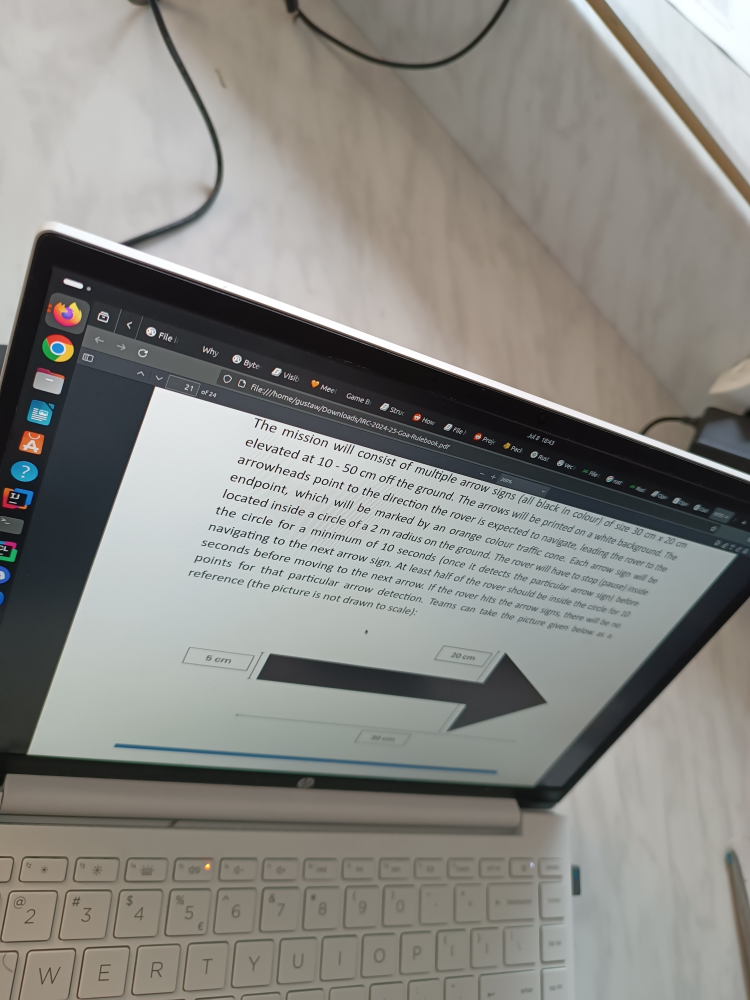
#> input picture testImages/i.jpg, 3000 x 4000 px (shown at 1/4 size)
$ python main.py
#> lines starting #> are read from the running program, lines starting #| are printed output that depends on the picture; after the words box and inside, x2 and y2 are one past the last pixel; in counts of white or black regions, pixels touching at a corner belong together; long printed decimals are rounded
import itertools
import cv2
import numpy as np


__ARROW_PATH = "testImages/i.jpg"
__ANGLE_THRESHOLD = 20000000.0 #50.0
__BOX_FIELD_THRESHOLD = 500.0
__ARROW_FIELD_THRESHOLD = 200.0
__ANGLES = [90.0, 90.0, 270.0, 60.0, 60.0, 60.0, 270.0]
__RIGHT_ANGLE = 90.0


def show_image(image):
    cv2.imshow("Image", image)
    cv2.waitKey(-1)
    cv2.destroyAllWindows()


def point_line_distance(point, line):
    px, py = point
    vx, vy, x0, y0 = line
    numerator = abs(vy * (px - x0) - vx * (py - y0))
    denominator = np.sqrt(vx**2 + vy**2)
    return numerator / denominator


def closest_point_to_line(points, line):
    closest_point = None
    min_distance = float('inf')
    for point in points:
        distance = point_line_distance(point, line)
        if distance < min_distance:
            min_distance = distance
            closest_point = point
    return closest_point


# [7 lines left out: function line_dir, not called in this run]


def find_candidates(contours):
    candidates = []
    for c in contours:
        app = cv2.approxPolyDP(c, 0.01 * cv2.arcLength(c, True), True)
        if (len(app) != 4):
            continue

        lenA = np.sqrt((app[1][0][0] - app[0][0][0]) ** 2 + (app[1][0][1] - app[0][0][1]) ** 2)
        lenB = np.sqrt((app[3][0][0] - app[2][0][0]) ** 2 + (app[3][0][1] - app[2][0][1]) ** 2)
        lenC = np.sqrt((app[2][0][0] - app[1][0][0]) ** 2 + (app[2][0][1] - app[1][0][1]) ** 2)
        maxLen = max(lenA, lenB)
        diff = abs(lenA - lenB) / maxLen
        # if diff > 0.1:
        #    continue
        if (lenB * lenC < __BOX_FIELD_THRESHOLD):
            continue
        candidates.append(c)
    return candidates


def extract_rois(image, contours):
    rois = []
    for cnt in contours:
        x, y, w, h = cv2.boundingRect(cnt)
        roi = image[y:y+h, x:x+w]  # crop the ROI
        rois.append(roi)
    return rois


def colinearity(pts, fits, points):
    pts = np.array(pts, dtype=np.float32)
    [dir_x, dir_y, point_x, point_y] = cv2.fitLine(pts, cv2.DIST_L2, 0, 0.0, 0.01)
    center = np.mean(pts, axis=0)

    total_error = 0.0
    for pt in pts:
        total_error += point_line_distance(pt, (dir_x, dir_y, point_x, point_y))[0]

    fits[abs(total_error)] = (dir_x, dir_y, point_x, point_y, tuple(center))
    points[abs(total_error)] = pts


def line_angle(p1, p2):
    dx = p2[0] - p1[0]
    dy = p2[1] - p1[1]
    angle_rad = np.arctan2(dy, dx)
    angle_deg = np.degrees(angle_rad)
    return angle_deg


def find_best_contour(contours):
    best_contour = None
    best_angle = 0.0
    for contour in contours:
        area = cv2.contourArea(contour)
        if area < __ARROW_FIELD_THRESHOLD:
            continue
        approx = cv2.approxPolyDP(contour, 0.01 * cv2.arcLength(contour, True), True)
        if len(approx) != 7:
            continue
        cv2.drawContours(arrowImage, [contour], -1, (255, 0, 0), 3)
        fixed_approx = [approx[j][0] for j in range(7)]

        fits = {}
        points = {}
        for combo in itertools.combinations(fixed_approx, 4):
            colinearity(combo, fits, points)

        min_error = min(fits.keys())
        (direction_x, direction_y, line_point_x, line_point_y, (centerx, centery)) = fits[min_error]
        approx_points = set(tuple(p) for p in fixed_approx)
        base_points = set(tuple(map(int, p)) for p in points[min_error])
        non_colinear_points = list(approx_points - base_points)

        closest_point = closest_point_to_line(non_colinear_points,
                                              (direction_x, direction_y, line_point_x, line_point_y))

        best_contour = contour
        best_size = cv2.contourArea(contour)
        best_angle = line_angle((int(centerx), int(centery)), closest_point)

    return best_contour, best_angle


def evaluate_roi(roi):
    gray = cv2.cvtColor(roi, cv2.COLOR_BGR2GRAY)
    _, thresh = cv2.threshold(gray, 100, 255, cv2.THRESH_BINARY)
    contours, _ = cv2.findContours(thresh, cv2.RETR_TREE, cv2.CHAIN_APPROX_SIMPLE)
    return find_best_contour(contours)


if __name__ == "__main__":
    arrowImage = cv2.imread(__ARROW_PATH)
#> arrowImage is the input picture: shape (4000, 3000, 3); mean B, G, R 131.1, 135.9, 136.6
    arrowImage = cv2.resize(arrowImage, (1280, 720))
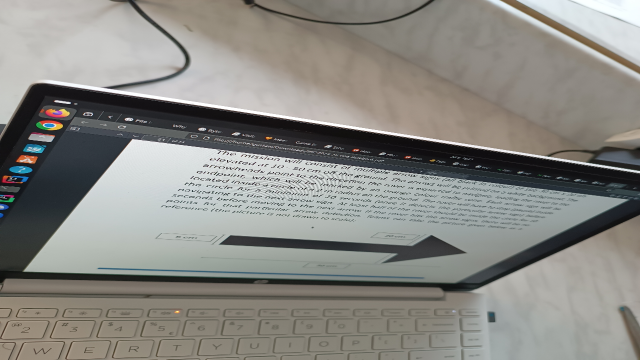
#> arrowImage: shape (720, 1280, 3) (shown at 1/2 size); mean B, G, R 131, 135.9, 136.5

    grayScaleArrow = cv2.cvtColor(arrowImage, cv2.COLOR_RGB2GRAY)
    _, threshold = cv2.threshold(grayScaleArrow, 100, 255, cv2.THRESH_BINARY)
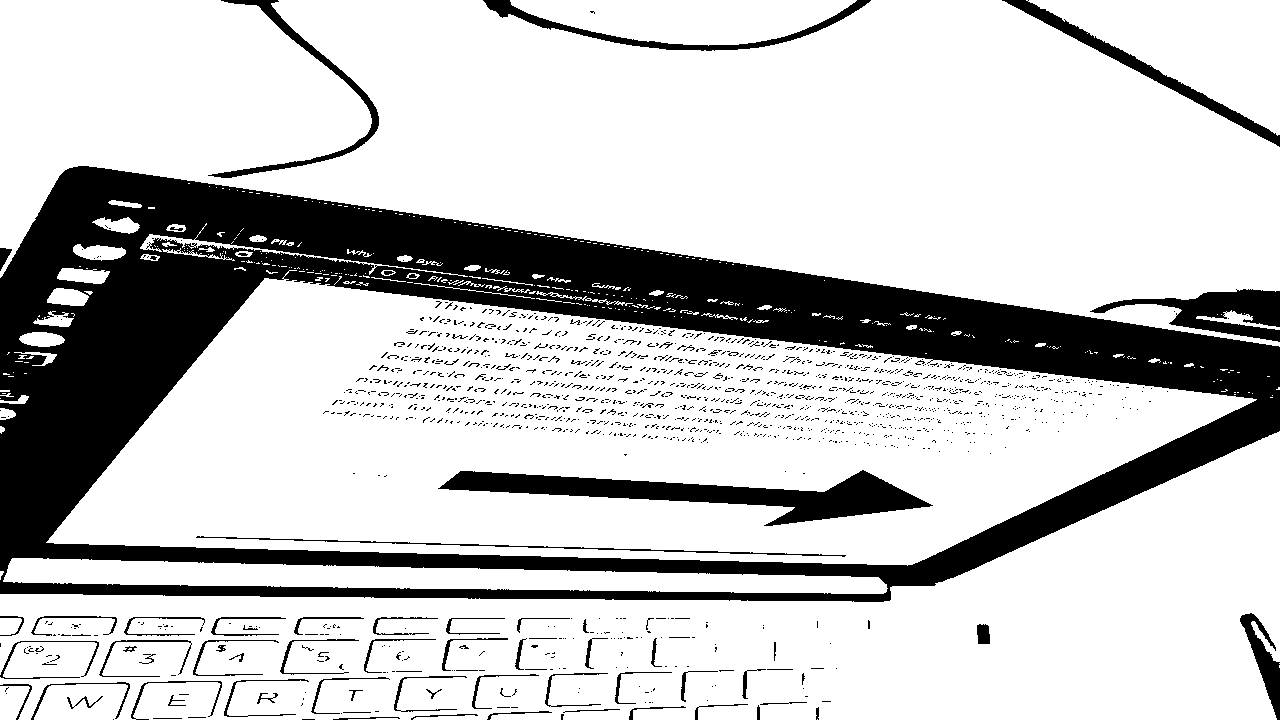
#> threshold: shape (720, 1280); 78% white; 1542 black regions (1446 under 20 px)
    contours, _ = cv2.findContours(threshold, cv2.RETR_TREE, cv2.CHAIN_APPROX_SIMPLE)
#> contours = 2979 contours, 2813 with area under 20; largest, box (x1, y1, x2, y2) and area: (0, 0, 1280, 347) 279270, (46, 270, 1257, 566) 220358, (0, 431, 1280, 720) 181376, (3, 558, 888, 594) 17512, (1026, 0, 1280, 136) 16844

    candidates = find_candidates(contours)
#> the loop in find_candidates, `for c in contours:` made 2979 passes
#> (app, lenA, lenB, lenC, maxLen, diff) on passes 2, 3, 6: ([[0, 686], [0, 719], [15, 719], [29, 687]], 33, 34.93, 15, 34.93, 0.0552), ([[5, 693], [6, 692], [7, 693], [6, 694]], 1.41, 1.41, 1.41, 1.41, 0), ([[7, 687], [8, 686], [9, 687], [8, 688]], 1.41, 1.41, 1.41, 1.41, 0)
#> after the loop in find_candidates, `for c in contours:`: candidates = 4 contours; box (x1, y1, x2, y2) and area: (46, 270, 1257, 566) 220358, (0, 686, 30, 720) 736, (564, 708, 621, 713) 117, (247, 713, 297, 717) 99
    rois = extract_rois(arrowImage, candidates)
#> the loop in extract_rois, `for cnt in contours:` made 4 passes
#> (x, y, w, h) on passes 1 to 4: (0, 686, 30, 34), (247, 713, 50, 4), (564, 708, 57, 5), (46, 270, 1211, 296)
#> pass 1, in extract_rois, `roi = image[y:y+h, x:x+w]`:
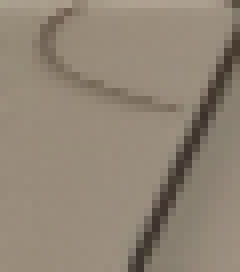
#> roi: shape (34, 30, 3) (shown 8 times larger); mean B, G, R 117.2, 132.7, 144.8
#> after the loop in extract_rois, `for cnt in contours:`: rois = 4 items
#> rois = 4 items
    biggest_square_size = 0.0

    best_contour = None
    best_angle = 0.0
    for roi in rois:
        if roi.shape[0] < 10 or roi.shape[1] < 10:
            continue
        bc, ba = evaluate_roi(roi)
        if bc is not None and ba:
            if (roi.shape[0] * roi.shape[1]) < biggest_square_size:
                continue
            biggest_square_size = roi.shape[0] * roi.shape[1]
            best_contour = bc
            best_angle = ba
#> this loop made 4 passes
#> ba on pass 1: 0
#> pass 1, in evaluate_roi, `_, thresh = cv2.threshold(gray, 100, 255, cv2.THRESH_BINARY)`:
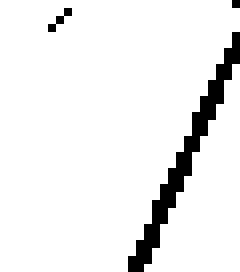
#> thresh: shape (34, 30) (shown 8 times larger); 93.2% white; black in thin lines or dots, all inside (x1, y1, x2, y2) = (6, 0, 30, 34)

    if best_contour is not None:
        cv2.drawContours(arrowImage, [best_contour], -1, (0, 255, 0), 3)
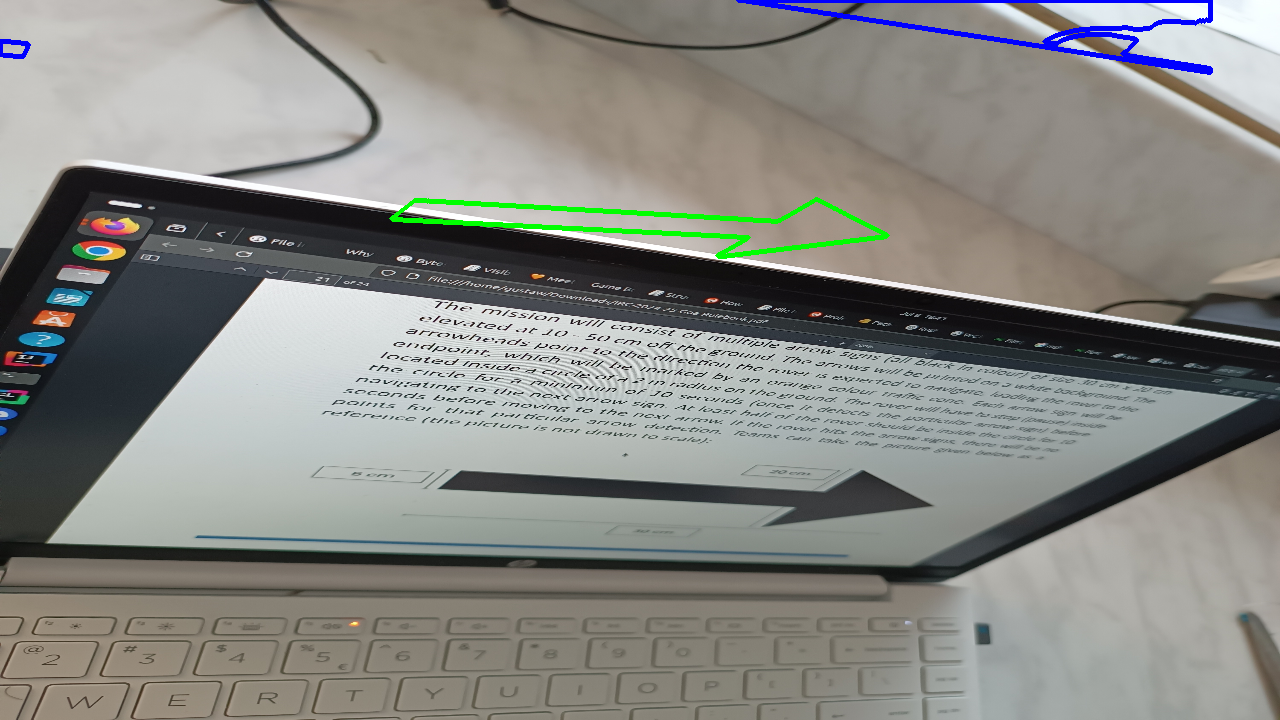
#> arrowImage: shape (720, 1280, 3); 1.2% of pixels changed, all inside (x1, y1, x2, y2) = (0, 0, 1213, 259)
        # Print the angle of the best contour
        print(best_angle)
#| 3.284
    else:
        raise Exception("No suitable contour found")
    show_image(arrowImage)

$ run again, with testImages/a.jpg copied over testImages/i.jpg
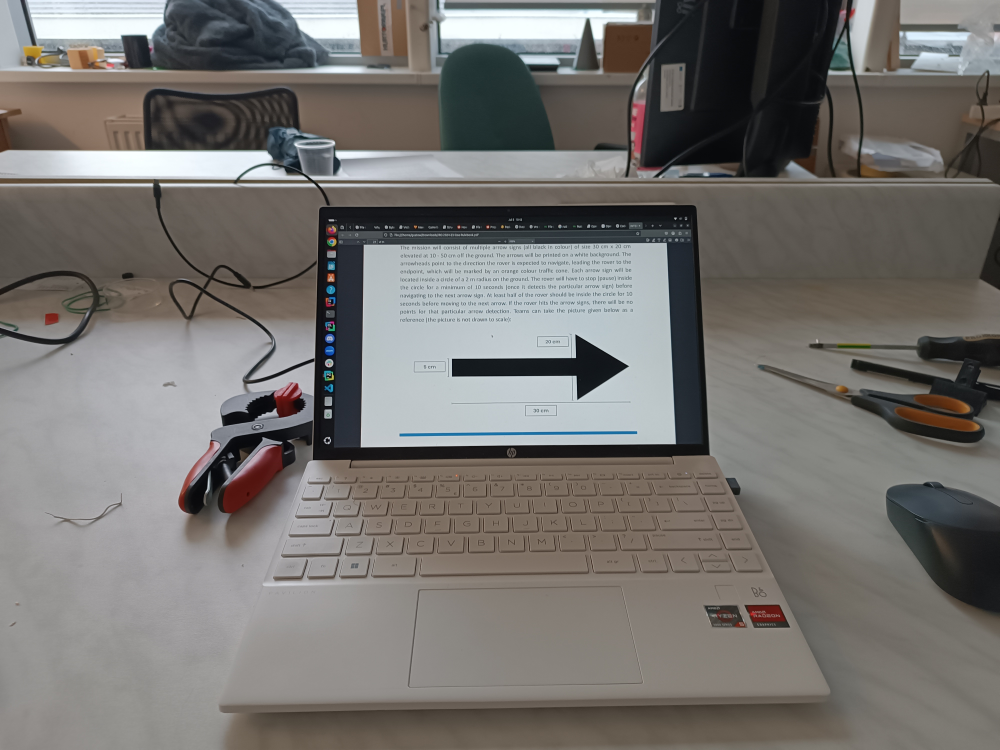
#> input picture testImages/a.jpg, 4000 x 3000 px (shown at 1/4 size)
#> arrowImage is the input picture: shape (3000, 4000, 3); mean B, G, R 111.3, 114.4, 117
#> `_, threshold = cv2.threshold(grayScaleArrow, 100, 255, cv2.THRESH_BINA..`:
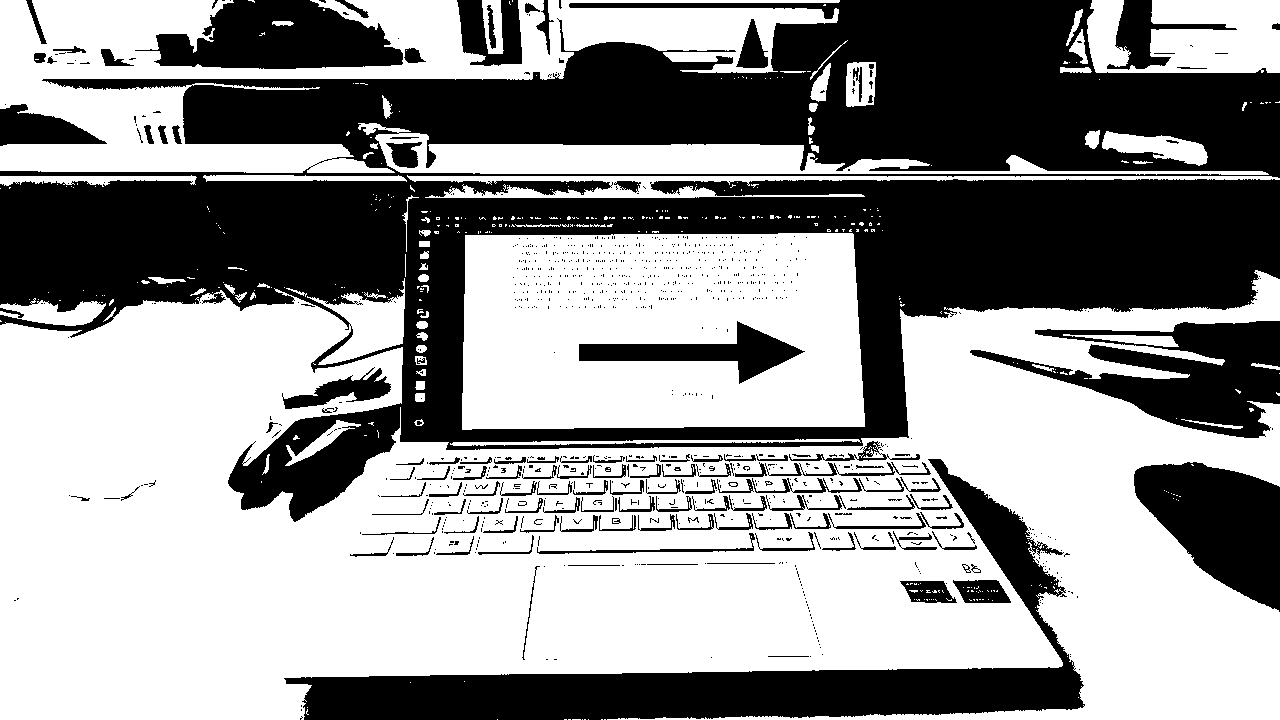
#> threshold: shape (720, 1280); 57.8% white; 1014 black regions (871 under 20 px)
#> `contours, _ = cv2.findContours(threshold, cv2.RETR_TREE, cv2.CHAIN_APP..`: contours = 1853 contours, 1611 with area under 20; largest, box (x1, y1, x2, y2) and area: (0, 270, 1280, 720) 370300, (462, 233, 865, 430) 76053, (0, 0, 840, 173) 55862, (358, 123, 1269, 175) 14570, (1087, 0, 1280, 73) 10720
#> the loop in find_candidates, `for c in contours:` made 1853 passes
#> app on passes 1 to 3: [[604, 719], [605, 719]], [[601, 719], [602, 719]], [[588, 719]]
#> after the loop in find_candidates, `for c in contours:`: candidates = 6 contours; box (x1, y1, x2, y2) and area: (462, 233, 865, 430) 76053, (846, 62, 876, 107) 1187, (952, 579, 1012, 604) 1102, (0, 175, 197, 187) 1022, (482, 0, 504, 54) 877, (203, 175, 407, 182) 876
#> the loop in extract_rois, `for cnt in contours:` made 6 passes
#> (x, y, w, h) on passes 1 to 6: (952, 579, 60, 25), (462, 233, 403, 197), (203, 175, 204, 7), (0, 175, 197, 12), (846, 62, 30, 45), (482, 0, 22, 54)
#> after the loop in extract_rois, `for cnt in contours:`: rois = 6 items
#> the loop `for roi in rois:` made 6 passes
#> ba on pass 1: 0
#> `cv2.drawContours(arrowImage, [best_contour], -1, (0, 255, 0), 3)`:
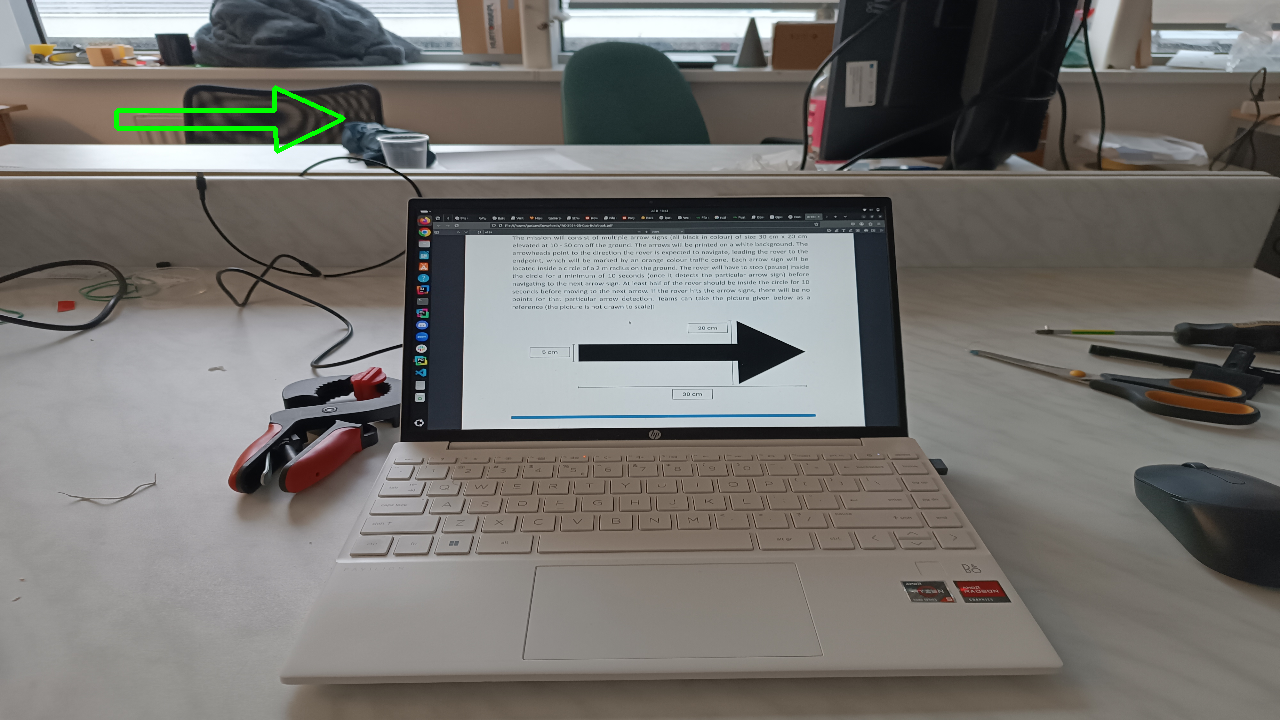
#> arrowImage: shape (720, 1280, 3); mean B, G, R 111, 114.8, 116.7
#| -0.8425
